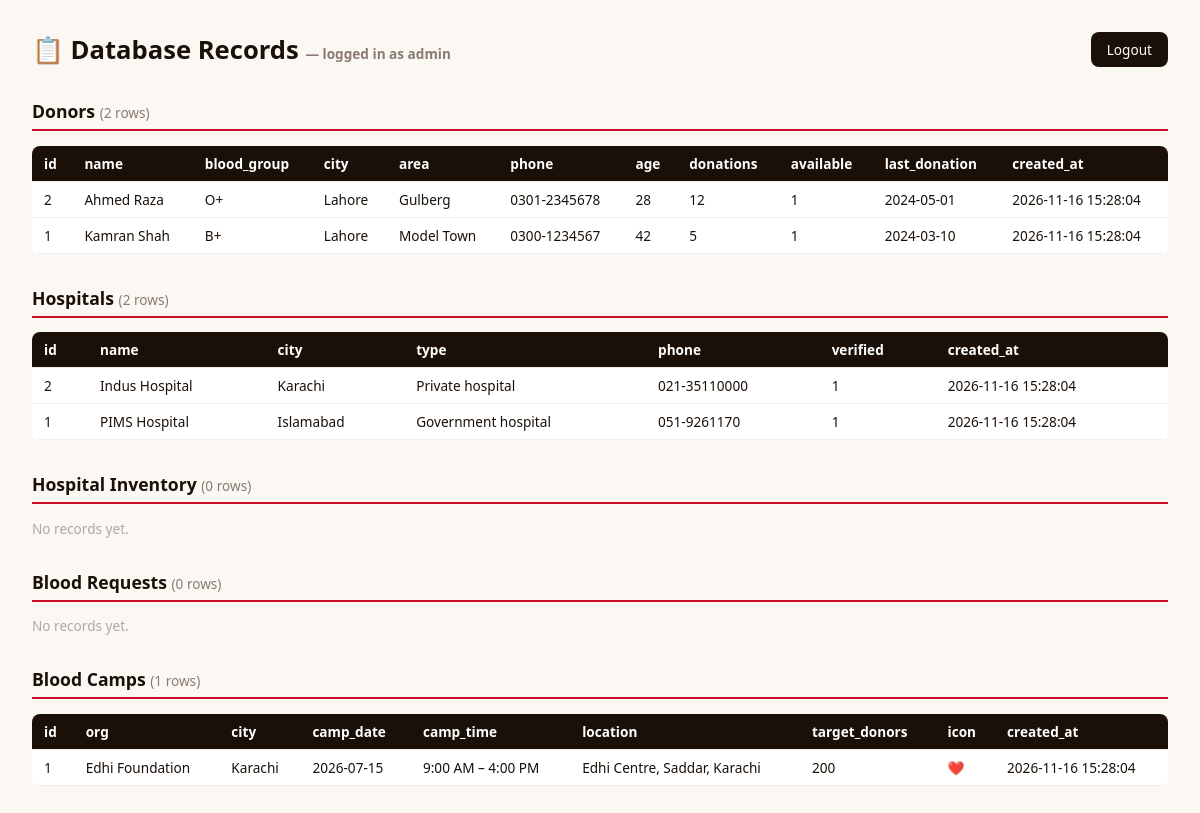
/backend/records.php (signed in), run on the app's committed database.
### tables this page shows
CREATE TABLE IF NOT EXISTS donors (
    id INT AUTO_INCREMENT PRIMARY KEY,
    name VARCHAR(100) NOT NULL,
    blood_group VARCHAR(5) NOT NULL,
    city VARCHAR(50) NOT NULL,
    area VARCHAR(100) NULL,
    phone VARCHAR(20) NOT NULL,
    age INT NULL,
    donations INT DEFAULT 0,
    available TINYINT(1) DEFAULT 1,
    last_donation DATE NULL,
    created_at TIMESTAMP DEFAULT CURRENT_TIMESTAMP
);

CREATE TABLE IF NOT EXISTS hospitals (
    id INT AUTO_INCREMENT PRIMARY KEY,
    name VARCHAR(150) NOT NULL,
    city VARCHAR(50) NOT NULL,
    type VARCHAR(50) NOT NULL,
    phone VARCHAR(20) NOT NULL,
    verified TINYINT(1) DEFAULT 0,
    created_at TIMESTAMP DEFAULT CURRENT_TIMESTAMP
);

CREATE TABLE IF NOT EXISTS camps (
    id INT AUTO_INCREMENT PRIMARY KEY,
    org VARCHAR(150) NOT NULL,
    city VARCHAR(50) NOT NULL,
    camp_date DATE NOT NULL,
    camp_time VARCHAR(50),
    location VARCHAR(150),
    target_donors INT DEFAULT 0,
    icon VARCHAR(10) DEFAULT '🩸',
    created_at TIMESTAMP DEFAULT CURRENT_TIMESTAMP
);

### backend/records.php (the view, shortened to what this page needs)
<?php
require_once "config.php";
function renderTable($conn, $title, $sql) {
    $result = $conn->query($sql);
    echo "<h2>$title <span class='count'>(" . $result->num_rows . " rows)</span></h2>";
    if ($result->num_rows === 0) {
        echo "<p class='empty'>No records yet.</p>";
        return;
    }
    echo "<table><thead><tr>";
    $fields = $result->fetch_fields();
    foreach ($fields as $f) echo "<th>" . htmlspecialchars($f->name) . "</th>";
    echo "</tr></thead><tbody>";
    while ($row = $result->fetch_assoc()) {
        echo "<tr>";
        foreach ($row as $val) echo "<td>" . htmlspecialchars($val ?? '') . "</td>";
        echo "</tr>";
    }
    echo "</tbody></table>";
}
?>
<!DOCTYPE html>
<html lang="en">
<head>
</head>
<body>
  <div class="topbar">
    <h1>📋 Database Records <span style="font-size:0.85rem;color:#8A7A72;">— logged in as <?= htmlspecialchars($_SESSION['admin_username']) ?></span></h1>
    <a href="logout.php">Logout</a>
  </div>
  <?php
  renderTable($conn, "Donors", "SELECT id, name, blood_group, city, area, phone, age, donations, available, last_donation, created_at FROM donors ORDER BY id DESC");
  renderTable($conn, "Hospitals", "SELECT id, name, city, type, phone, verified, created_at FROM hospitals ORDER BY id DESC");
  renderTable($conn, "Hospital Inventory", "SELECT id, hospital_id, blood_group, units FROM hospital_inventory ORDER BY hospital_id");
  renderTable($conn, "Blood Requests", "SELECT id, patient, blood_group, location, hospital, units, urgent, created_at FROM blood_requests ORDER BY id DESC");
  renderTable($conn, "Blood Camps", "SELECT id, org, city, camp_date, camp_time, location, target_donors, icon, created_at FROM camps ORDER BY camp_date");
  ?>
</body>
</html>

### backend/records.php (style rules this page uses)
body { font-family:'Segoe UI',Arial,sans-serif;background:#FBF8F4;color:#1A1008;margin:0;padding:2rem; }
.topbar { display:flex;justify-content:space-between;align-items:center;margin-bottom:2rem; }
.topbar h1 { font-size:1.6rem;margin:0; }
.topbar a { background:#1A1008;color:white;padding:8px 16px;border-radius:8px;text-decoration:none;font-size:0.85rem; }
h2 { font-size:1.1rem;margin-top:2rem;border-bottom:2px solid #C8102E;padding-bottom:6px; }
.count { color:#8A7A72;font-size:0.85rem;font-weight:400; }
table { width:100%;border-collapse:collapse;margin-top:10px;background:white;border-radius:8px;overflow:hidden;font-size:0.85rem; }
th,td { padding:8px 12px;text-align:left;border-bottom:1px solid #eee; }
th { background:#1A1008;color:white; }
.empty { color:#aaa;font-size:0.85rem; }

### data on the page
donors: id "2", name "Ahmed Raza", blood_group "O+", city "Lahore", area "Gulberg", phone "0301-2345678", age "28", donations "12", available "1", last_donation "2024-05-01", created_at "2026-11-16 15:28:04"
donors: val "1", name "Kamran Shah", blood_group "B+", city "Lahore", area "Model Town", phone "0300-1234567", age "42", donations "5", last_donation "2024-03-10", created_at "2026-11-16 15:28:04"
hospitals: id "2", name "Indus Hospital", city "Karachi", type "Private hospital", phone "021-35110000", verified "1", created_at "2026-11-16 15:28:04"
hospitals: val "1", name "PIMS Hospital", city "Islamabad", type "Government hospital", phone "051-9261170", created_at "2026-11-16 15:28:04"
camps: id "1", org "Edhi Foundation", city "Karachi", camp_date "2026-07-15", camp_time "9:00 AM – 4:00 PM", location "Edhi Centre, Saddar, Karachi", target_donors "200", icon "❤️", created_at "2026-11-16 15:28:04"

### other printed values
$_SESSION['admin_username'] "admin"
$title "Donors Hospitals Hospital Inventory Blood Requests Blood Camps"
$result->num_rows "2 2 0 0 1"
$f->name "id"
$f->name "name"
$f->name "blood_group"
$f->name "city"
$f->name "area"
$f->name "phone"
$f->name "age"
$f->name "donations"
$f->name "available"
$f->name "last_donation"
$f->name "created_at"
$f->name "type"
